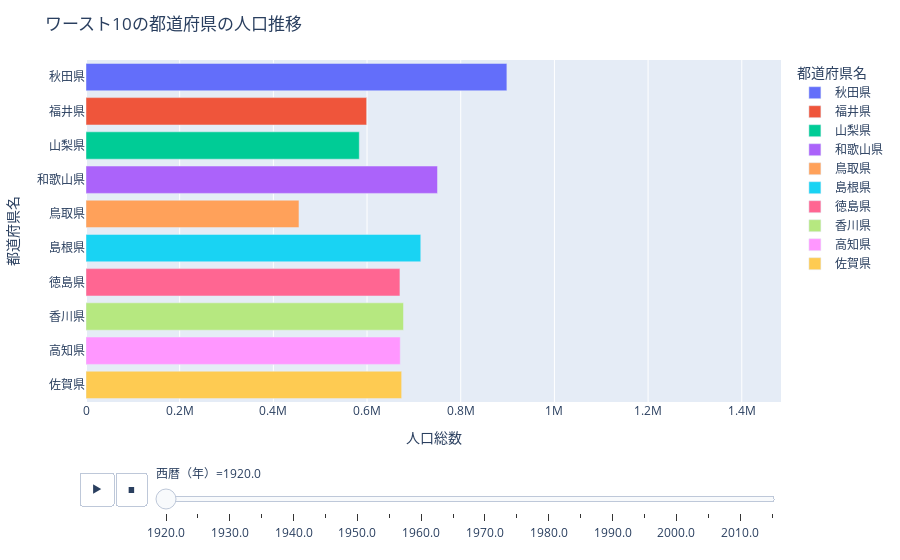

Notebook cell for this chart:
### Code cell
import plotly.express as px  
import pandas as pd  
  
# データの読み込み  
df = pd.read_csv('.\data\Population in Japan.csv')  
latest_year=2015
print(df.head())
df['人口（総数）'] = pd.to_numeric(df['人口（総数）'], errors='coerce')
# 人口ワースト10の都道府県のデータをフィルタリング  
worst_10_prefectures = df[df['西暦（年）'] == latest_year].nsmallest(10, '人口（総数）')  
worst_10_prefectures_list = worst_10_prefectures['都道府県名'].tolist()  
population_trends_worst_10 = df[df['都道府県名'].isin(worst_10_prefectures_list)]  
  
# バーチャートレースの作成  
fig = px.bar(population_trends_worst_10,  
             x='人口（総数）',  
             y='都道府県名',  
             color='都道府県名',  
             animation_frame='西暦（年）',  
             range_x=[0, population_trends_worst_10['人口（総数）'].max() * 1.1],  
             orientation='h')  
  
# レイアウトの更新  
fig.update_layout(title='ワースト10の都道府県の人口推移',  
                  xaxis_title='人口総数',  
                  yaxis_title='都道府県名')  
  
# バーチャートレースを表示  
fig.show()

### Figure 1 — Plotly figure (JSON) as saved in the notebook; plotly's stock layout.template omitted (floating-point values rounded to 4 significant figures)
{"data": [{"alignmentgroup": "True", "hovertemplate": "都道府県名=%{y}<br>西暦（年）=1920.0<br>人口（総数）=%{x}<extra></extra>", "legendgroup": "秋田県", "marker": {"color": "#636efa", "pattern": {"shape": ""}}, "name": "秋田県", "offsetgroup": "秋田県", "orientation": "h", "showlegend": true, "textposition": "auto", "type": "bar", "x": [898537], "xaxis": "x", "y": ["秋田県"], "yaxis": "y"}, {"alignmentgroup": "True", "hovertemplate": "都道府県名=%{y}<br>西暦（年）=1920.0<br>人口（総数）=%{x}<extra></extra>", "legendgroup": "福井県", "marker": {"color": "#EF553B", "pattern": {"shape": ""}}, "name": "福井県", "offsetgroup": "福井県", "orientation": "h", "showlegend": true, "textposition": "auto", "type": "bar", "x": [599155], "xaxis": "x", "y": ["福井県"], "yaxis": "y"}, {"alignmentgroup": "True", "hovertemplate": "都道府県名=%{y}<br>西暦（年）=1920.0<br>人口（総数）=%{x}<extra></extra>", "legendgroup": "山梨県", "marker": {"color": "#00cc96", "pattern": {"shape": ""}}, "name": "山梨県", "offsetgroup": "山梨県", "orientation": "h", "showlegend": true, "textposition": "auto", "type": "bar", "x": [583453], "xaxis": "x", "y": ["山梨県"], "yaxis": "y"}, {"alignmentgroup": "True", "hovertemplate": "都道府県名=%{y}<br>西暦（年）=1920.0<br>人口（総数）=%{x}<extra></extra>", "legendgroup": "和歌山県", "marker": {"color": "#ab63fa", "pattern": {"shape": ""}}, "name": "和歌山県", "offsetgroup": "和歌山県", "orientation": "h", "showlegend": true, "textposition": "auto", "type": "bar", "x": [750411], "xaxis": "x", "y": ["和歌山県"], "yaxis": "y"}, {"alignmentgroup": "True", "hovertemplate": "都道府県名=%{y}<br>西暦（年）=1920.0<br>人口（総数）=%{x}<extra></extra>", "legendgroup": "鳥取県", "marker": {"color": "#FFA15A", "pattern": {"shape": ""}}, "name": "鳥取県", "offsetgroup": "鳥取県", "orientation": "h", "showlegend": true, "textposition": "auto", "type": "bar", "x": [454675], "xaxis": "x", "y": ["鳥取県"], "yaxis": "y"}, {"alignmentgroup": "True", "hovertemplate": "都道府県名=%{y}<br>西暦（年）=1920.0<br>人口（総数）=%{x}<extra></extra>", "legendgroup": "島根県", "marker": {"color": "#19d3f3", "pattern": {"shape": ""}}, "name": "島根県", "offsetgroup": "島根県", "orientation": "h", "showlegend": true, "textposition": "auto", "type": "bar", "x": [714712], "xaxis": "x", "y": ["島根県"], "yaxis": "y"}, {"alignmentgroup": "True", "hovertemplate": "都道府県名=%{y}<br>西暦（年）=1920.0<br>人口（総数）=%{x}<extra></extra>", "legendgroup": "徳島県", "marker": {"color": "#FF6692", "pattern": {"shape": ""}}, "name": "徳島県", "offsetgroup": "徳島県", "orientation": "h", "showlegend": true, "textposition": "auto", "type": "bar", "x": [670212], "xaxis": "x", "y": ["徳島県"], "yaxis": "y"}, {"alignmentgroup": "True", "hovertemplate": "都道府県名=%{y}<br>西暦（年）=1920.0<br>人口（総数）=%{x}<extra></extra>", "legendgroup": "香川県", "marker": {"color": "#B6E880", "pattern": {"shape": ""}}, "name": "香川県", "offsetgroup": "香川県", "orientation": "h", "showlegend": true, "textposition": "auto", "type": "bar", "x": [677852], "xaxis": "x", "y": ["香川県"], "yaxis": "y"}, {"alignmentgroup": "True", "hovertemplate": "都道府県名=%{y}<br>西暦（年）=1920.0<br>人口（総数）=%{x}<extra></extra>", "legendgroup": "高知県", "marker": {"color": "#FF97FF", "pattern": {"shape": ""}}, "name": "高知県", "offsetgroup": "高知県", "orientation": "h", "showlegend": true, "textposition": "auto", "type": "bar", "x": [670895], "xaxis": "x", "y": ["高知県"], "yaxis": "y"}, {"alignmentgroup": "True", "hovertemplate": "都道府県名=%{y}<br>西暦（年）=1920.0<br>人口（総数）=%{x}<extra></extra>", "legendgroup": "佐賀県", "marker": {"color": "#FECB52", "pattern": {"shape": ""}}, "name": "佐賀県", "offsetgroup": "佐賀県", "orientation": "h", "showlegend": true, "textposition": "auto", "type": "bar", "x": [673895], "xaxis": "x", "y": ["佐賀県"], "yaxis": "y"}], "layout": {"barmode": "relative", "legend": {"title": {"text": "都道府県名"}, "tracegroupgap": 0}, "margin": {"t": 60}, "sliders": [{"active": 0, "currentvalue": {"prefix": "西暦（年）="}, "len": 0.9, "pad": {"b": 10, "t": 60}, "steps": [{"args": [["1920.0"], {"frame": {"duration": 0, "redraw": true}, "fromcurrent": true, "mode": "immediate", "transition": {"duration": 0, "easing": "linear"}}], "label": "1920.0", "method": "animate"}, {"args": [["1925.0"], {"frame": {"duration": 0, "redraw": true}, "fromcurrent": true, "mode": "immediate", "transition": {"duration": 0, "easing": "linear"}}], "label": "1925.0", "method": "animate"}, {"args": [["1930.0"], {"frame": {"duration": 0, "redraw": true}, "fromcurrent": true, "mode": "immediate", "transition": {"duration": 0, "easing": "linear"}}], "label": "1930.0", "method": "animate"}, {"args": [["1935.0"], {"frame": {"duration": 0, "redraw": true}, "fromcurrent": true, "mode": "immediate", "transition": {"duration": 0, "easing": "linear"}}], "label": "1935.0", "method": "animate"}, {"args": [["1940.0"], {"frame": {"duration": 0, "redraw": true}, "fromcurrent": true, "mode": "immediate", "transition": {"duration": 0, "easing": "linear"}}], "label": "1940.0", "method": "animate"}, {"args": [["1945.0"], {"frame": {"duration": 0, "redraw": true}, "fromcurrent": true, "mode": "immediate", "transition": {"duration": 0, "easing": "linear"}}], "label": "1945.0", "method": "animate"}, {"args": [["1950.0"], {"frame": {"duration": 0, "redraw": true}, "fromcurrent": true, "mode": "immediate", "transition": {"duration": 0, "easing": "linear"}}], "label": "1950.0", "method": "animate"}, {"args": [["1955.0"], {"frame": {"duration": 0, "redraw": true}, "fromcurrent": true, "mode": "immediate", "transition": {"duration": 0, "easing": "linear"}}], "label": "1955.0", "method": "animate"}, {"args": [["1960.0"], {"frame": {"duration": 0, "redraw": true}, "fromcurrent": true, "mode": "immediate", "transition": {"duration": 0, "easing": "linear"}}], "label": "1960.0", "method": "animate"}, {"args": [["1965.0"], {"frame": {"duration": 0, "redraw": true}, "fromcurrent": true, "mode": "immediate", "transition": {"duration": 0, "easing": "linear"}}], "label": "1965.0", "method": "animate"}, {"args": [["1970.0"], {"frame": {"duration": 0, "redraw": true}, "fromcurrent": true, "mode": "immediate", "transition": {"duration": 0, "easing": "linear"}}], "label": "1970.0", "method": "animate"}, {"args": [["1975.0"], {"frame": {"duration": 0, "redraw": true}, "fromcurrent": true, "mode": "immediate", "transition": {"duration": 0, "easing": "linear"}}], "label": "1975.0", "method": "animate"}, {"args": [["1980.0"], {"frame": {"duration": 0, "redraw": true}, "fromcurrent": true, "mode": "immediate", "transition": {"duration": 0, "easing": "linear"}}], "label": "1980.0", "method": "animate"}, {"args": [["1985.0"], {"frame": {"duration": 0, "redraw": true}, "fromcurrent": true, "mode": "immediate", "transition": {"duration": 0, "easing": "linear"}}], "label": "1985.0", "method": "animate"}, {"args": [["1990.0"], {"frame": {"duration": 0, "redraw": true}, "fromcurrent": true, "mode": "immediate", "transition": {"duration": 0, "easing": "linear"}}], "label": "1990.0", "method": "animate"}, {"args": [["1995.0"], {"frame": {"duration": 0, "redraw": true}, "fromcurrent": true, "mode": "immediate", "transition": {"duration": 0, "easing": "linear"}}], "label": "1995.0", "method": "animate"}, {"args": [["2000.0"], {"frame": {"duration": 0, "redraw": true}, "fromcurrent": true, "mode": "immediate", "transition": {"duration": 0, "easing": "linear"}}], "label": "2000.0", "method": "animate"}, {"args": [["2005.0"], {"frame": {"duration": 0, "redraw": true}, "fromcurrent": true, "mode": "immediate", "transition": {"duration": 0, "easing": "linear"}}], "label": "2005.0", "method": "animate"}, {"args": [["2010.0"], {"frame": {"duration": 0, "redraw": true}, "fromcurrent": true, "mode": "immediate", "transition": {"duration": 0, "easing": "linear"}}], "label": "2010.0", "method": "animate"}, {"args": [["2015.0"], {"frame": {"duration": 0, "redraw": true}, "fromcurrent": true, "mode": "immediate", "transition": {"duration": 0, "easing": "linear"}}], "label": "2015.0", "method": "animate"}], "x": 0.1, "xanchor": "left", "y": 0, "yanchor": "top"}], "title": {"text": "ワースト10の都道府県の人口推移"}, "updatemenus": [{"buttons": [{"args": [null, {"frame": {"duration": 500, "redraw": true}, "fromcurrent": true, "mode": "immediate", "transition": {"duration": 500, "easing": "linear"}}], "label": "&#9654;", "method": "animate"}, {"args": [[null], {"frame": {"duration": 0, "redraw": true}, "fromcurrent": true, "mode": "immediate", "transition": {"duration": 0, "easing": "linear"}}], "label": "&#9724;", "method": "animate"}], "direction": "left", "pad": {"r": 10, "t": 70}, "showactive": false, "type": "buttons", "x": 0.1, "xanchor": "right", "y": 0, "yanchor": "top"}], "xaxis": {"anchor": "y", "domain": [0, 1], "range": [0, 1484000.0], "title": {"text": "人口総数"}}, "yaxis": {"anchor": "x", "categoryarray": ["佐賀県", "高知県", "香川県", "徳島県", "島根県", "鳥取県", "和歌山県", "山梨県", "福井県", "秋田県"], "categoryorder": "array", "domain": [0, 1], "title": {"text": "都道府県名"}}}}
